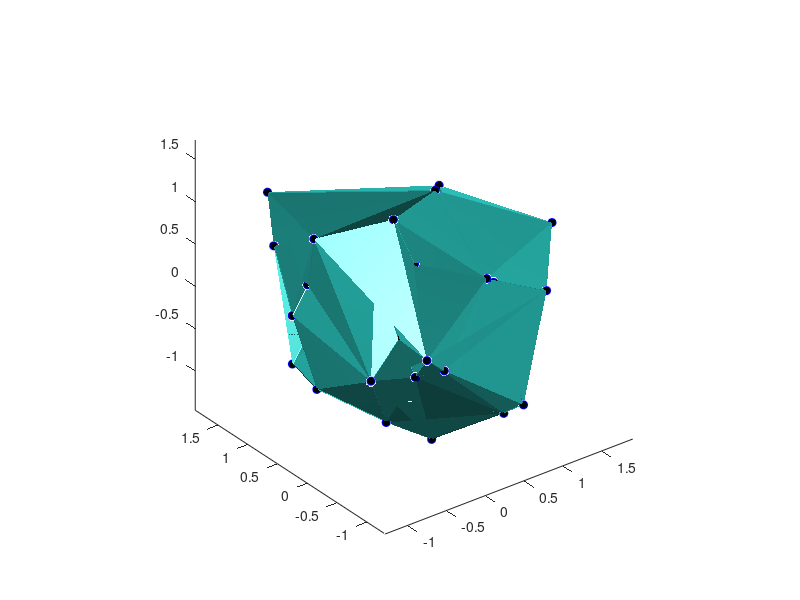

Write MATLAB code to recreate this figure. (Note: this script raises an error after producing the figure.)
N = 100 % number of points to render the sphere
r = 1 % radius
rstd = 0.3;
if 0
	Ncount = 0;
	coord = zeros(N,3);
	a = 4*pi*r^2/N;
	d = sqrt(a);
	Mtheta = round(pi/d);
	dtheta = pi/Mtheta;
	dphi = a/dtheta;
	thetaShift = 0;
	for m = 1:Mtheta
		theta = pi*(m-0.5)/Mtheta;
		Mphi = round(2*pi*sin(theta)/dphi);
		n = 1:Mphi;
		phi = 2*pi*(n-0.5)/Mphi;
		coord(Ncount+(1:Mphi),:) = [(theta+thetaShift)*ones(Mphi,1), phi', r*(1+rstdrandn(Mphi,1))];
		Ncount = Ncount+Mphi;
		thetaShift = theta(1)/2;
	end
	coord = coord(1:Ncount,:); % remove any points that were no populuted
	disp(Ncount);
	[x,y,z] = sph2cart(coord(:,1), coord(:,2), coord(:,3))
else
	r = max(0,r.*(1+rstd*randn(N,1)));
	z = (2*rand(N,1)-1).*r;
	phi = randn(N,1)*2*pi;
	x = sqrt(r.^2-z.^2).*cos(phi);
	y = sqrt(r.^2-z.^2).*sin(phi);
	coord = [x, y, z];
end

fig = figure(1); clf(fig)
% sphere(36);
% drawnow;
% sh = get(gca,'children');
% set(sh,'FaceAlpha',0.5);
% hold on
h=plot3(x,y,z,'ob');
set(h,'MarkerFaceColor','k')
axis('equal')
hold on

K=delaunay(x,y,z); 
% mh = trimesh(K,x,y,z);
h = trisurf(K,x,y,z,0.7*ones(length(x),1));
% view(0,75)
shading interp
% lightangle(-45,30)
lh = [camlight(30,10);...
	 camlight(-30,10)];
h.FaceLighting = 'gouraud';
% h.AmbientStrength = 0.3;
% h.DiffuseStrength = 0.8;
% h.SpecularStrength = 0.9;
% h.SpecularExponent = 25;
% h.BackFaceLighting = 'unlit';